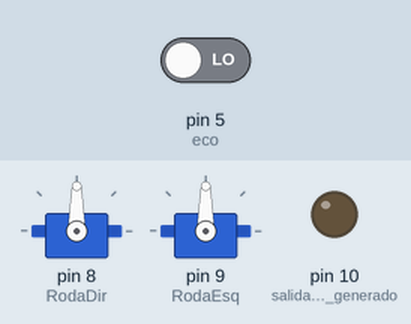
The sketch below on a simulated Arduino Uno, built with avr-gcc and run on an emulated ATmega328P. Shown: 2 × servo, output pins drawn as LEDs (lit = HIGH). The inputs (shaded band) are chosen by the test bench; at power-on: pin 5 (eco) LOW.

Above: at 0.1 s.
At 1.1 s:
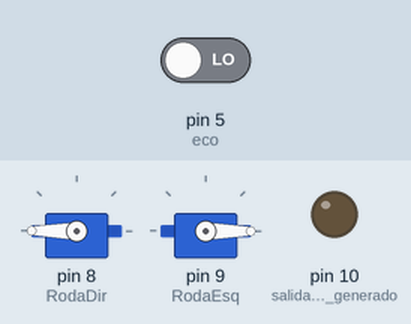
Timing chart, 0 to 2.6 s (numbered marks = the images above):
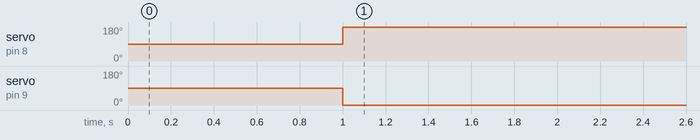

Measured:
- by itself, servo on pin 8 (RodaDir): 90° → 180° at 1.0 s
- by itself, servo on pin 9 (RodaEsq): 90° → 0° at 1.0 s

The sketch:

codigo_V2.ino
```cpp
#include <Servo.h>


//Inicializa as variaveis
int Vel;
int D_Atual = 0;
int Sp = 15;
int P = 0;
int I = 0;
int D = 0;
float erro = 0;
float Dt = 0;
float Derro = 0;
int kp = 20;
int ki = 0;
int kd = 0;
long dis;
long tem;
int trigger=4;
int eco=5;

Servo RodaDir,RodaEsq;


 //Configura os pinos
void setup()
{
  pinMode(10, OUTPUT); //salida del pulso generado por el sensor ultrasónico
  pinMode(9, INPUT);//entrada del pulso generado por el sensor ultrasónico
  pinMode(11, INPUT);//alarma de la distancia(encenderá el led)
  RodaDir.attach(8);
  RodaEsq.attach(9);

}

void loop()
{
  //Le as informacoes dos sensores
  us();
  erro= Sp-D_Atual;
  P=kp*erro;
  I=I+(ki*erro*Dt);
  D=kd*(Derro/Dt);
  Vel = 15 + (P + I + D);

  RodaDir.write(90+Vel);
  RodaEsq.write(90-Vel);
}

 void us(){
    digitalWrite(trigger,LOW);//recibimiento del pulso.
    delayMicroseconds(5);
    digitalWrite(trigger, HIGH);//envió del pulso.
    delayMicroseconds(10);
    digitalWrite(trigger,LOW);
    tem=pulseIn(eco, HIGH);//fórmula para medir el pulso entrante.
    D_Atual= long(0.017*tem);//fórmula para calcular la distancia del sensor ultrasónico.
}
```
